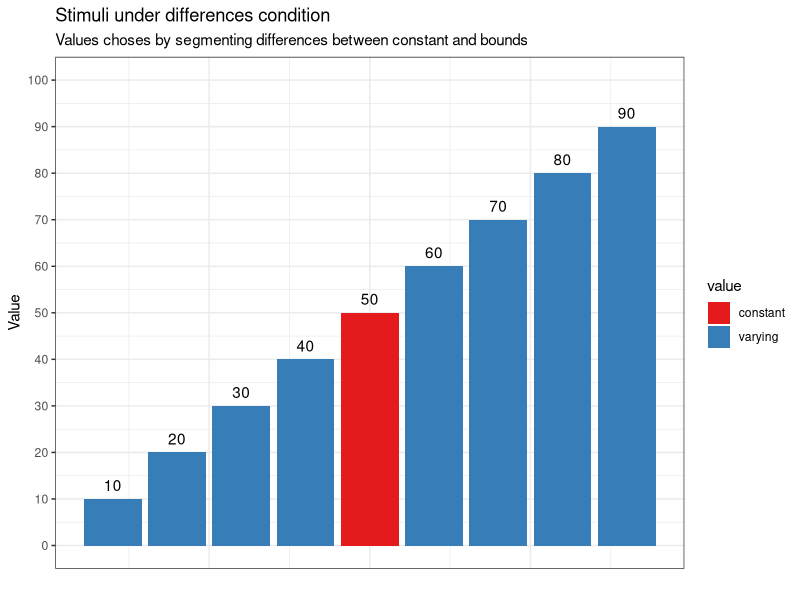
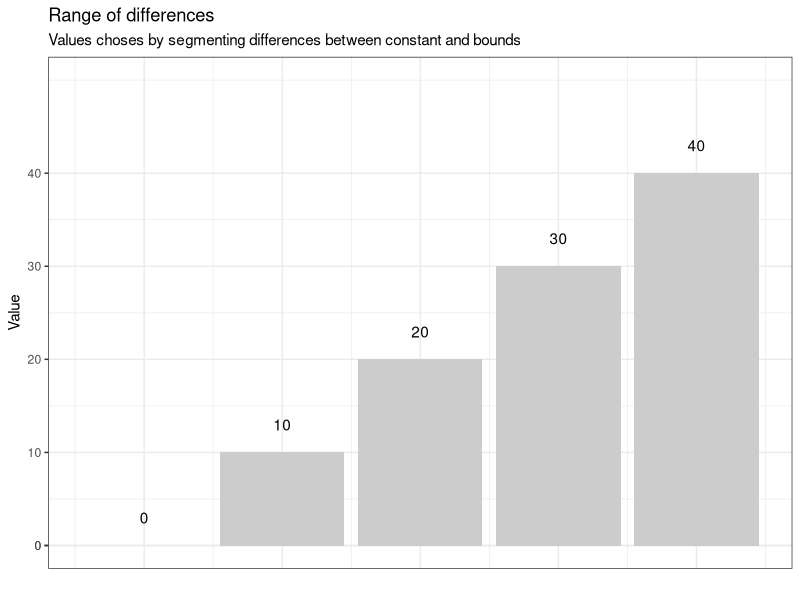
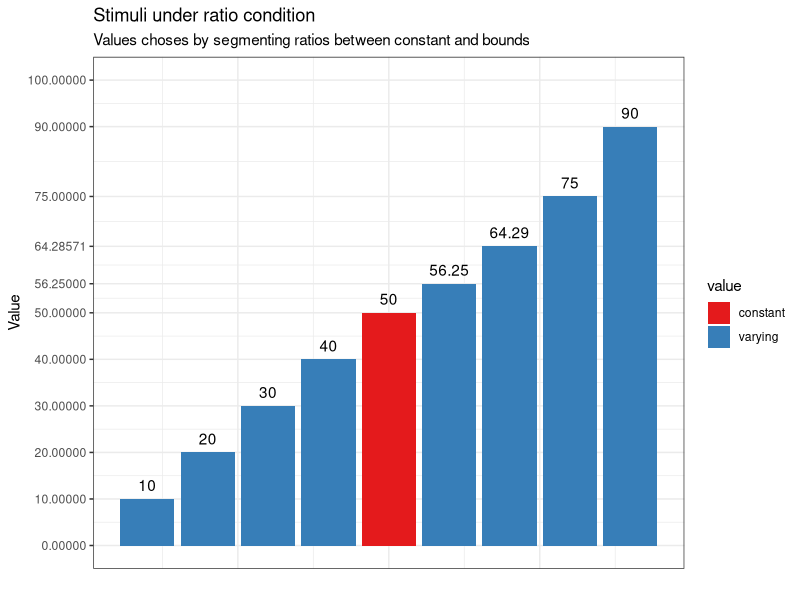
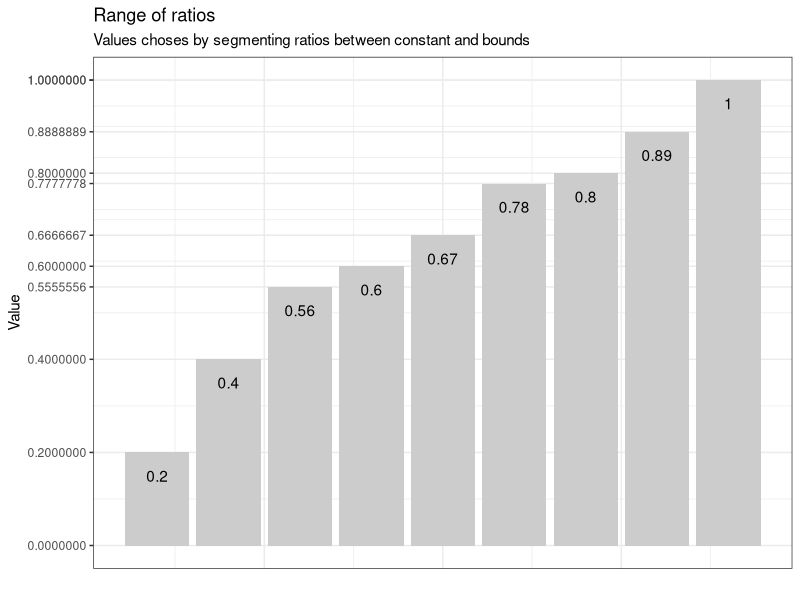
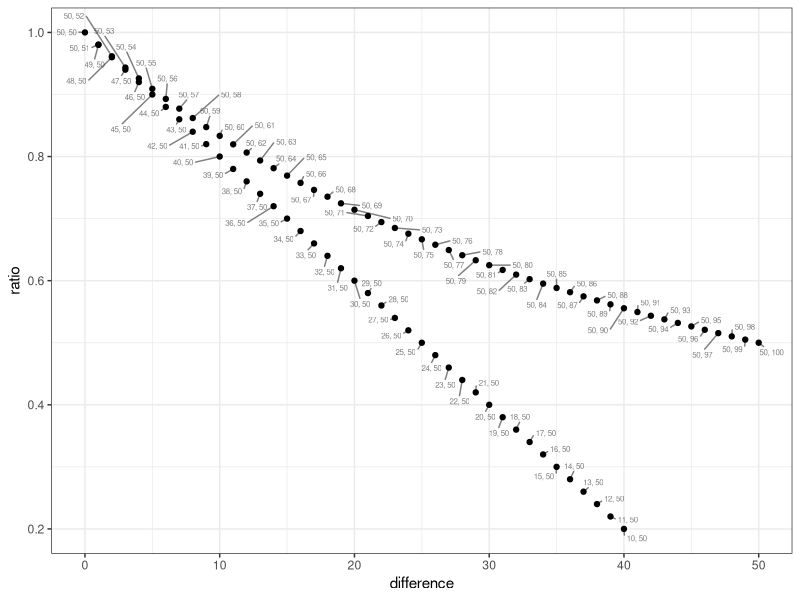
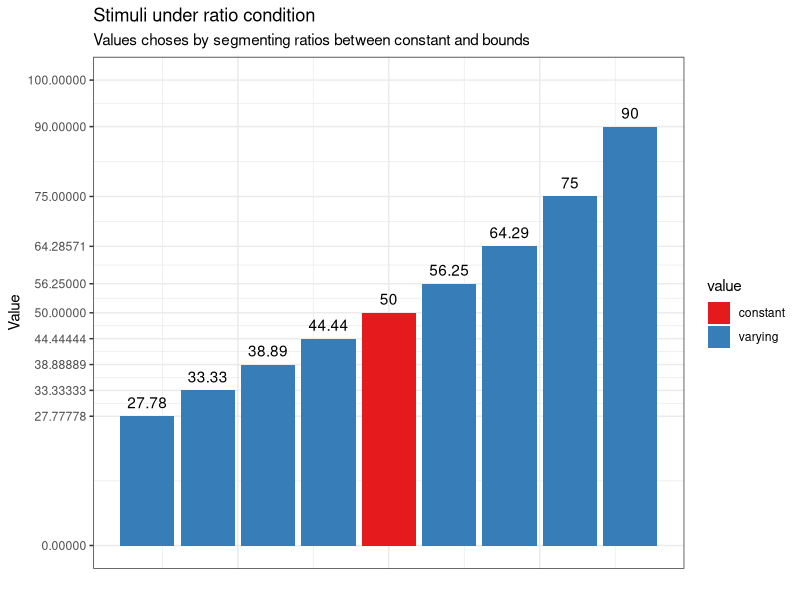
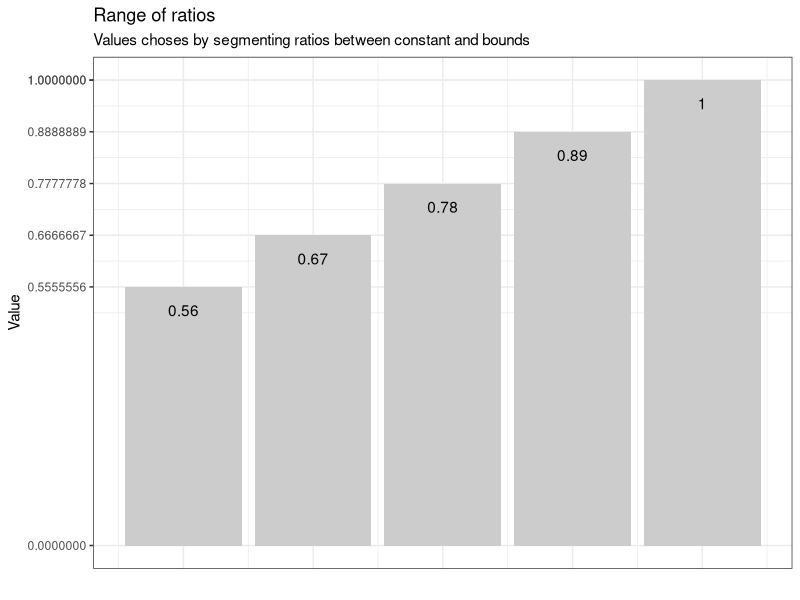
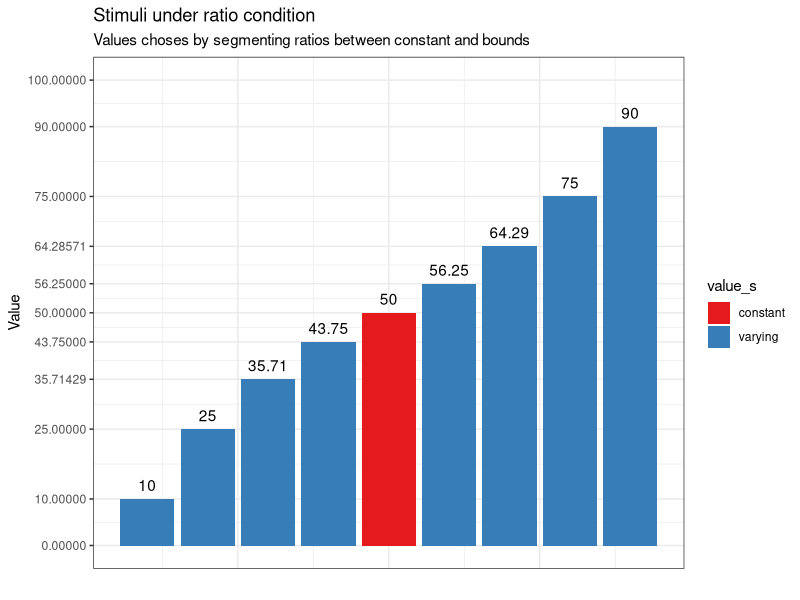

The R script that drew these images, in order:
## ---- chunk 1
#| warning: false
#| message: false

library(tidyverse)
set.seed(2026)
theme_set(theme_bw())
## ---- chunk 2
i=1:10
s = 10*10^((i-1)/9)
stimuli.cm <- expand.grid(smaller = s, larger = s) %>% 
  filter(smaller <= larger) %>% 
  mutate(ratio = 100*smaller/larger,
         difference = larger-smaller)
sort(unique(stimuli.cm$ratio))
sort(unique(stimuli.cm$difference))
## ---- chunk 3
#| layout-ncol: 2

# Parameters
constant = 50
lower = 10
upper = 90
l = 5 # number-1 of values > or < constant

# Get values by sequencing along lower bound and constant, similar with upper bound and constant
diff_lower <- seq(lower, constant, l = l)
diff_higher <- seq(constant, upper, l = l)

# Arrange for plotting purposes
s_d <- unique(c(diff_lower, diff_higher))
value <- ifelse(s_d==constant, 'constant', 'varying')

s_diff <- unique(c(constant-diff_lower, diff_higher-constant))

# Plot values under difference condition
ggplot(mapping = aes(x = 1:length(s_d), y = s_d, fill = value)) + 
  geom_bar(stat = 'identity') + 
  geom_text(aes(label = round(s_d,2), y = s_d + 3)) +
  scale_y_continuous(breaks = c(0, s_d, upper+10), limits = c(0, upper+10)) + 
  scale_fill_brewer(palette = 'Set1') +
  labs(x = '', y = 'Value', title = 'Stimuli under differences condition',
       subtitle = 'Values choses by segmenting differences between constant and bounds') + 
  theme(axis.text.x = element_blank(),
        axis.ticks.x = element_blank())

# Plot values under difference condition
ggplot(mapping = aes(x = 1:length(s_diff), y = sort(s_diff))) + 
  geom_bar(stat = 'identity', fill = 'grey80') + 
  geom_text(aes(label = sort(round(s_diff,2)), y = sort(s_diff) + 3)) +
  scale_y_continuous(breaks = c(0, s_diff, upper+10), limits = c(0, max(s_diff)+10)) + 
  scale_fill_brewer(palette = 'Set1') +
  labs(x = '', y = 'Value', title = 'Range of differences',
       subtitle = 'Values choses by segmenting differences between constant and bounds') + 
  theme(axis.text.x = element_blank(),
        axis.ticks.x = element_blank())
## ---- chunk 4
#| layout-ncol: 2

# Segment values of ratios
ratio_lower <- seq((lower/constant), 1, l = l)
ratio_upper <- seq(1, (constant/upper), l = l)

# Arrange ratios and calculate stimuli values
s_ratio <- unique(c(ratio_lower, ratio_upper))
value <- ifelse(s_ratio==1, 'constant', 'varying')
s_r <- unique(c(ratio_lower*constant, constant/ratio_upper))

# Plot values under ratio condition
ggplot(mapping = aes(x = 1:length(s_r), y = s_r, fill = value)) + 
  geom_bar(stat = 'identity') + 
  geom_text(aes(label = round(s_r,2), y = s_r + 3)) +
  scale_y_continuous(breaks = c(0, s_r, 100), limits = c(0, 100)) + 
  scale_fill_brewer(palette = 'Set1') +
  labs(x = '', y = 'Value', title = 'Stimuli under ratio condition',
       subtitle = 'Values choses by segmenting ratios between constant and bounds') + 
  theme(axis.text.x = element_blank(),
        axis.ticks.x = element_blank())
  
# Plot values under ratio condition
ggplot(mapping = aes(x = 1:length(s_ratio), y = sort(s_ratio))) + 
  geom_bar(stat = 'identity', fill = 'grey80') + 
  geom_text(aes(label = sort(round(s_ratio,2)), y = sort(s_ratio -0.05))) +
  scale_y_continuous(breaks = c(0, s_ratio, 1), limits = c(0, 1)) + 
  scale_fill_brewer(palette = 'Set1') +
  labs(x = '', y = 'Value', title = 'Range of ratios',
       subtitle = 'Values choses by segmenting ratios between constant and bounds') + 
  theme(axis.text.x = element_blank(),
        axis.ticks.x = element_blank())

## ---- chunk 5
var1 <- 10:100
stimuli <- expand.grid(var1 = var1, var2 = 50) %>% 
  mutate(id = row_number()) %>% 
  group_by(id) %>% 
  mutate(smaller = min(var1, var2),
         larger = max(var1, var2)) %>% 
  mutate(ratio = smaller/larger, 
         difference = larger-smaller) %>% 
  ungroup() %>% 
  select(-c(var1,var2,id))

library(ggrepel)
stimuli %>% 
  ggplot(aes(x = difference, y = ratio)) + 
  geom_point() + 
  geom_text_repel(aes(label = paste0(smaller,', ', larger)),
                  min.segment.length = unit(0, 'lines'),
                  size = 2, alpha = 1/2) 
## ---- chunk 6
#| layout-ncol: 2

# Segment values of ratios
ratio_upper_s <- seq(1, (constant/upper), l = l)

# Arrange ratios and calculate stimuli values
s_r_s <- unique(c(rev(ratio_upper_s)*constant, constant/ratio_upper_s))
value_s <- ifelse(s_r_s == constant, 'constant', 'varying')



# Plot values under ratio condition
ggplot(mapping = aes(x = 1:length(s_r_s), y = s_r_s, fill = value)) + 
  geom_bar(stat = 'identity') + 
  geom_text(aes(label = round(s_r_s,2), y = s_r_s + 3)) +
  scale_y_continuous(breaks = c(0, s_r_s, 100), limits = c(0, 100)) + 
  scale_fill_brewer(palette = 'Set1') +
  labs(x = '', y = 'Value', title = 'Stimuli under ratio condition',
       subtitle = 'Values choses by segmenting ratios between constant and bounds') + 
  theme(axis.text.x = element_blank(),
        axis.ticks.x = element_blank())
  
# Plot values under ratio condition
ggplot(mapping = aes(x = 1:length(ratio_upper_s), y = sort(ratio_upper_s))) + 
  geom_bar(stat = 'identity', fill = 'grey80') + 
  geom_text(aes(label = sort(round(ratio_upper_s,2)), y = sort(ratio_upper_s -0.05))) +
  scale_y_continuous(breaks = c(0, ratio_upper_s, 1), limits = c(0, 1)) + 
  scale_fill_brewer(palette = 'Set1') +
  labs(x = '', y = 'Value', title = 'Range of ratios',
       subtitle = 'Values choses by segmenting ratios between constant and bounds') + 
  theme(axis.text.x = element_blank(),
        axis.ticks.x = element_blank())

## ---- chunk 7
#| layout-ncol: 2

# Segment values of ratios
ratio_upper_s <- seq(1, (constant/upper), l = l)

# Arrange ratios and calculate stimuli values
s_r_s <- unique(c(rev(constant - (constant/ratio_upper_s - constant)), constant/ratio_upper_s))
value_s <- ifelse(s_r_s == constant, 'constant', 'varying')

ratio_s <- ifelse(s_r_s <= constant, s_r_s/constant, constant/s_r_s)

# Plot values under ratio condition
ggplot(mapping = aes(x = 1:length(s_r_s), y = s_r_s, fill = value_s)) + 
  geom_bar(stat = 'identity') + 
  geom_text(aes(label = round(s_r_s,2), y = s_r_s + 3)) +
  scale_y_continuous(breaks = c(0, s_r_s, 100), limits = c(0, 100)) + 
  scale_fill_brewer(palette = 'Set1') +
  labs(x = '', y = 'Value', title = 'Stimuli under ratio condition',
       subtitle = 'Values choses by segmenting ratios between constant and bounds') + 
  theme(axis.text.x = element_blank(),
        axis.ticks.x = element_blank())
  
# Plot values under ratio condition
ggplot(mapping = aes(x = 1:length(ratio_s), y = sort(ratio_s))) + 
  geom_bar(stat = 'identity', fill = 'grey80') + 
  geom_text(aes(label = sort(round(ratio_s,2)), y = sort(ratio_s -0.05))) +
  scale_y_continuous(breaks = c(0, ratio_s, 1), limits = c(0, 1)) + 
  scale_fill_brewer(palette = 'Set1') +
  labs(x = '', y = 'Value', title = 'Range of ratios',
       subtitle = 'Values choses by segmenting ratios between constant and bounds') + 
  theme(axis.text.x = element_blank(),
        axis.ticks.x = element_blank())

